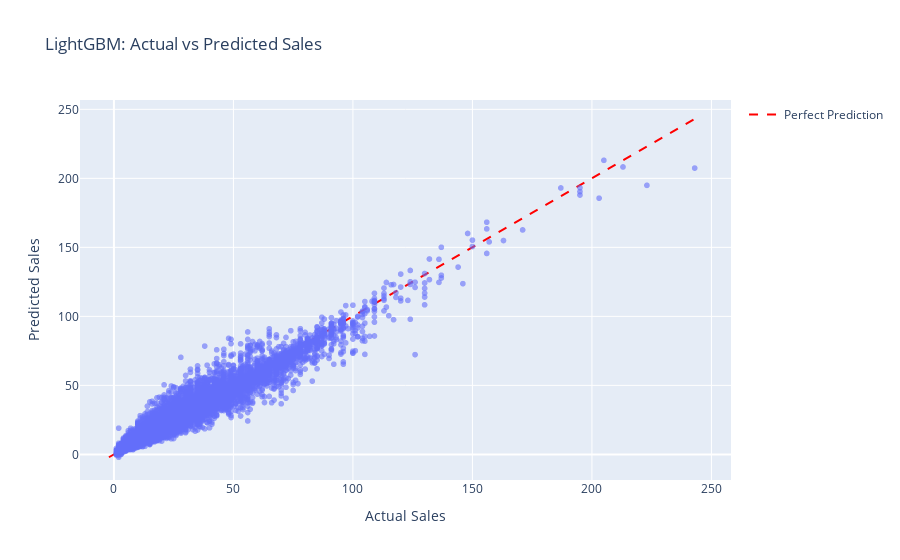
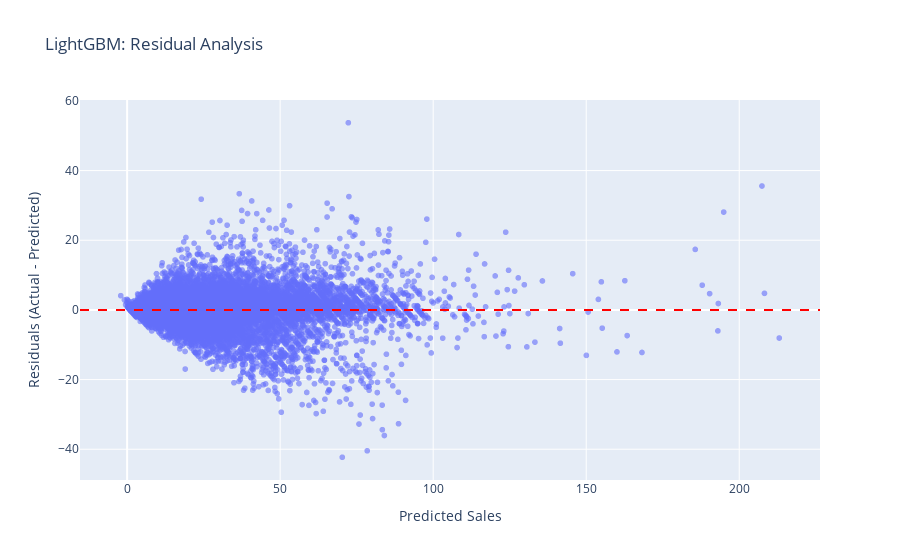
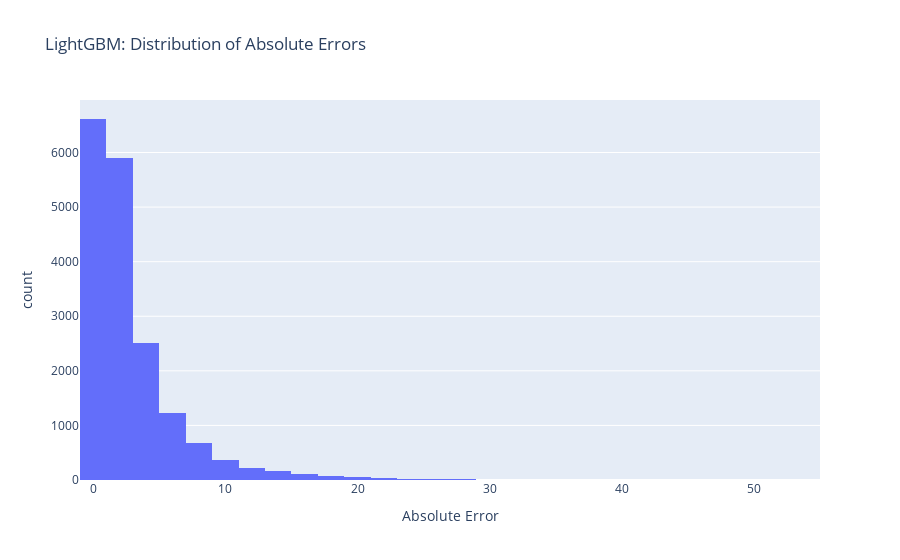

Notebook source saved alongside these figures, in order:
### Code cell
# PREDICTION ANALYSIS AND VALIDATION
print("Analyzing predictions and model performance...")

# Create prediction analysis dataframe
prediction_analysis = pd.DataFrame({
    'actual': y_test.values,
    'predicted': best_predictions,
    'residual': y_test.values - best_predictions,
    'abs_error': np.abs(y_test.values - best_predictions),
    'pct_error': np.abs((y_test.values - best_predictions) / y_test.values) * 100
})

print("PREDICTION STATISTICS:")
print(f"Mean Absolute Error: {prediction_analysis['abs_error'].mean():.4f}")
print(f"Median Absolute Error: {prediction_analysis['abs_error'].median():.4f}")
print(f"Mean Percentage Error: {prediction_analysis['pct_error'].mean():.2f}%")
print(f"Predictions within 10% of actual: {(prediction_analysis['pct_error'] <= 10).mean()*100:.1f}%")
print(f"Predictions within 20% of actual: {(prediction_analysis['pct_error'] <= 20).mean()*100:.1f}%")

# Actual vs Predicted scatter plot
fig = px.scatter(
    prediction_analysis,
    x='actual',
    y='predicted',
    title=f'{best_model_name}: Actual vs Predicted Sales',
    labels={'actual': 'Actual Sales', 'predicted': 'Predicted Sales'},
    opacity=0.6
)

# Add perfect prediction line
min_val = min(prediction_analysis['actual'].min(), prediction_analysis['predicted'].min())
max_val = max(prediction_analysis['actual'].max(), prediction_analysis['predicted'].max())
fig.add_trace(go.Scatter(
    x=[min_val, max_val],
    y=[min_val, max_val],
    mode='lines',
    name='Perfect Prediction',
    line=dict(color='red', dash='dash')
))

fig.show()

# Residual analysis
fig = px.scatter(
    prediction_analysis,
    x='predicted',
    y='residual',
    title=f'{best_model_name}: Residual Analysis',
    labels={'predicted': 'Predicted Sales', 'residual': 'Residuals (Actual - Predicted)'},
    opacity=0.6
)

# Add zero line
fig.add_hline(y=0, line_dash="dash", line_color="red")
fig.show()

# Error distribution
fig = px.histogram(
    prediction_analysis,
    x='abs_error',
    nbins=50,
    title=f'{best_model_name}: Distribution of Absolute Errors',
    labels={'abs_error': 'Absolute Error', 'count': 'Frequency'}
)
fig.show()

# Performance by sales volume
prediction_analysis['sales_category'] = pd.cut(
    prediction_analysis['actual'],
    bins=[0, 5, 15, 30, float('inf')],
    labels=['Low (0-5)', 'Medium (5-15)', 'High (15-30)', 'Very High (30+)']
)

category_performance = prediction_analysis.groupby('sales_category').agg({
    'abs_error': ['mean', 'median'],
    'pct_error': ['mean', 'median'],
    'actual': 'count'
}).round(4)

category_performance.columns = ['Mean_AE', 'Median_AE', 'Mean_PE', 'Median_PE', 'Count']
category_performance = category_performance.reset_index()

print("\nPERFORMANCE BY SALES VOLUME:")
display(category_performance)

# Business impact analysis
print("\nBUSINESS IMPACT ANALYSIS:")
total_actual_sales = prediction_analysis['actual'].sum()
total_predicted_sales = prediction_analysis['predicted'].sum()
sales_difference = total_predicted_sales - total_actual_sales
sales_difference_pct = (sales_difference / total_actual_sales) * 100

print(f"Total Actual Sales: {total_actual_sales:,.0f} units")
print(f"Total Predicted Sales: {total_predicted_sales:,.0f} units")
print(f"Difference: {sales_difference:+,.0f} units ({sales_difference_pct:+.2f}%)")

# Inventory optimization potential
overestimation_units = prediction_analysis[prediction_analysis['residual'] < 0]['residual'].sum()
underestimation_units = prediction_analysis[prediction_analysis['residual'] > 0]['residual'].sum()

print(f"\nINVENTORY OPTIMIZATION POTENTIAL:")
print(f"Overestimation (potential waste): {abs(overestimation_units):,.0f} units")
print(f"Underestimation (potential stockout): {underestimation_units:,.0f} units")

### Figure 1 — Plotly figure (JSON) as saved in the notebook; plotly's stock layout.template omitted (floating-point values rounded to 4 significant figures; data arrays with more than 128 entries replaced by an {"elided": "..."} marker saying what was removed)
{"data": [{"hovertemplate": "Actual Sales=%{x}<br>Predicted Sales=%{y}<extra></extra>", "legendgroup": "", "marker": {"color": "#636efa", "opacity": 0.6, "symbol": "circle"}, "mode": "markers", "name": "", "showlegend": false, "type": "scattergl", "x": {"elided": "17991 int values"}, "xaxis": "x", "y": {"elided": "17991 float values"}, "yaxis": "y"}, {"line": {"color": "red", "dash": "dash"}, "mode": "lines", "name": "Perfect Prediction", "type": "scatter", "x": [-2.083, 243], "y": [-2.083, 243]}], "layout": {"legend": {"tracegroupgap": 0}, "title": {"text": "LightGBM: Actual vs Predicted Sales"}, "xaxis": {"anchor": "y", "domain": [0, 1], "title": {"text": "Actual Sales"}}, "yaxis": {"anchor": "x", "domain": [0, 1], "title": {"text": "Predicted Sales"}}}}

### Figure 2 — Plotly figure (JSON) as saved in the notebook; plotly's stock layout.template omitted (floating-point values rounded to 4 significant figures; data arrays with more than 128 entries replaced by an {"elided": "..."} marker saying what was removed)
{"data": [{"hovertemplate": "Predicted Sales=%{x}<br>Residuals (Actual - Predicted)=%{y}<extra></extra>", "legendgroup": "", "marker": {"color": "#636efa", "opacity": 0.6, "symbol": "circle"}, "mode": "markers", "name": "", "showlegend": false, "type": "scattergl", "x": {"elided": "17991 float values"}, "xaxis": "x", "y": {"elided": "17991 float values"}, "yaxis": "y"}], "layout": {"legend": {"tracegroupgap": 0}, "shapes": [{"line": {"color": "red", "dash": "dash"}, "type": "line", "x0": 0, "x1": 1, "xref": "x domain", "y0": 0, "y1": 0, "yref": "y"}], "title": {"text": "LightGBM: Residual Analysis"}, "xaxis": {"anchor": "y", "domain": [0, 1], "title": {"text": "Predicted Sales"}}, "yaxis": {"anchor": "x", "domain": [0, 1], "title": {"text": "Residuals (Actual - Predicted)"}}}}

### Figure 3 — Plotly figure (JSON) as saved in the notebook; plotly's stock layout.template omitted (floating-point values rounded to 4 significant figures; data arrays with more than 128 entries replaced by an {"elided": "..."} marker saying what was removed)
{"data": [{"bingroup": "x", "hovertemplate": "Absolute Error=%{x}<br>count=%{y}<extra></extra>", "legendgroup": "", "marker": {"color": "#636efa", "pattern": {"shape": ""}}, "name": "", "nbinsx": 50, "orientation": "v", "showlegend": false, "type": "histogram", "x": {"elided": "17991 float values"}, "xaxis": "x", "yaxis": "y"}], "layout": {"barmode": "relative", "legend": {"tracegroupgap": 0}, "title": {"text": "LightGBM: Distribution of Absolute Errors"}, "xaxis": {"anchor": "y", "domain": [0, 1], "title": {"text": "Absolute Error"}}, "yaxis": {"anchor": "x", "domain": [0, 1], "title": {"text": "count"}}}}
